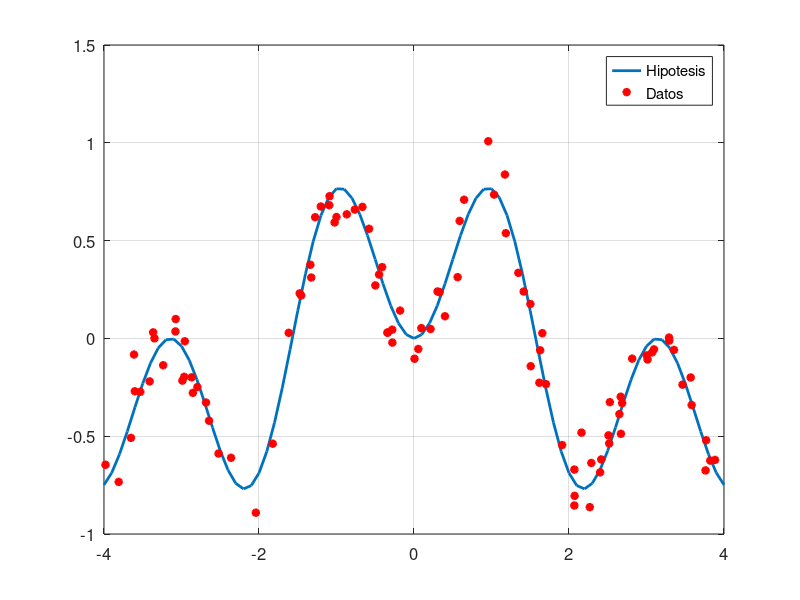

Write MATLAB code to recreate this figure. (Note: this script raises an error after producing the figure.)
close all
x=[-4:0.1:4];
y=sin(x).*sin(2*x);

ruido=std(y)*0.2;

xtest=rand(1,5000)*8-4;
ytest=sin(xtest).*sin(2*xtest)+randn(1,5000)*ruido;

Ntrain=100;
xtrain=rand(1,Ntrain)*8-4;
ytrain=sin(xtrain).*sin(2*xtrain)+randn(1,Ntrain)*ruido;

plot(x,y,'LineWidth',2),hold on
plot(xtrain,ytrain,'*r','LineWidth',2),grid
legend('Hipotesis','Datos')
set(gca,'FontSize',12)
pause


ErrorCV=zeros(1,20);
ErrorG=zeros(1,20);
ErrorE=zeros(1,20);
for i=1:25
  
  p=polyfit(xtrain,ytrain,i);
  ErrorG(i)=ecm(ytest-polyval(p,xtest));
  ErrorE(i)=ecm(ytrain-polyval(p,xtrain));
  
  ErrorCV(i)=fcross(i,xtrain,ytrain,10);

end
figure,plot(log(ErrorCV),'LineWidth',3),hold on
plot(log(ErrorG),'r','LineWidth',3)
plot(log(ErrorE),'g','LineWidth',3)
xlabel('Complejidad','Fontsize',18)
ylabel('log(error)','Fontsize',18)
legend('Error 10-CV','EG','EE')
set(gca,'FontSize',12)
grid
